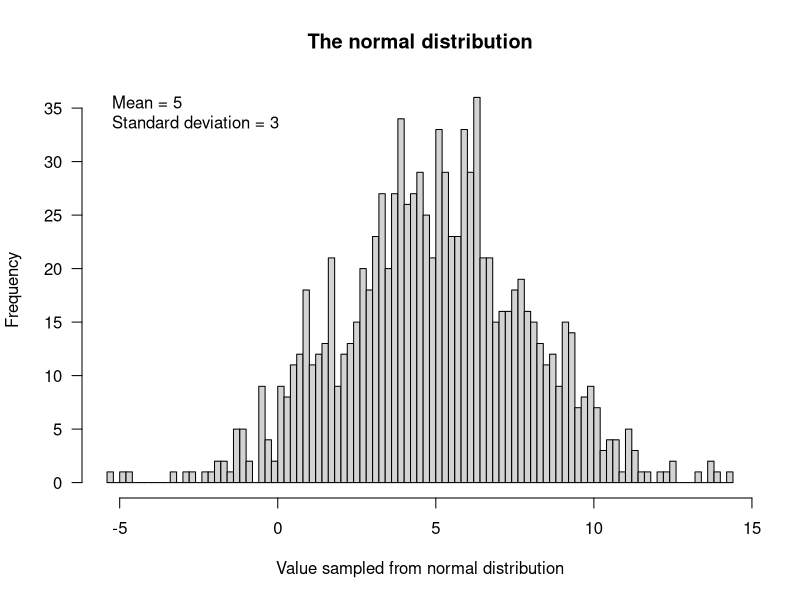
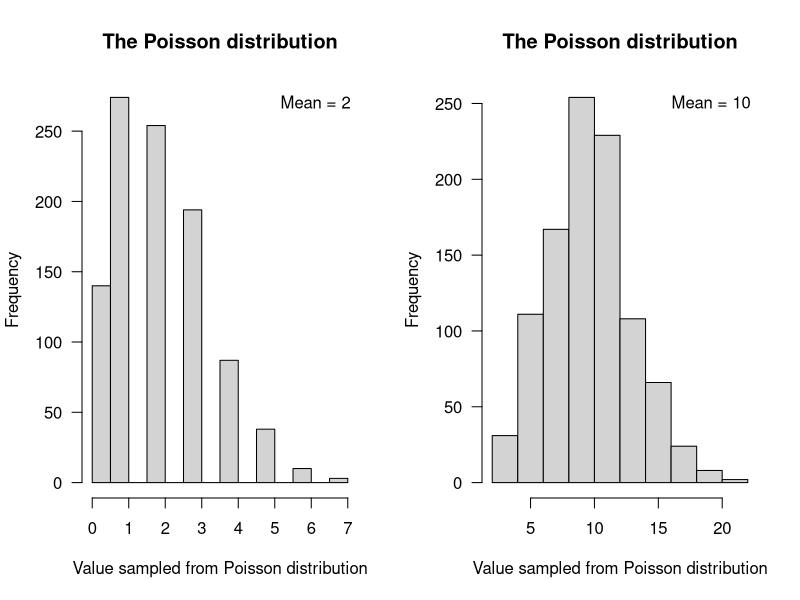
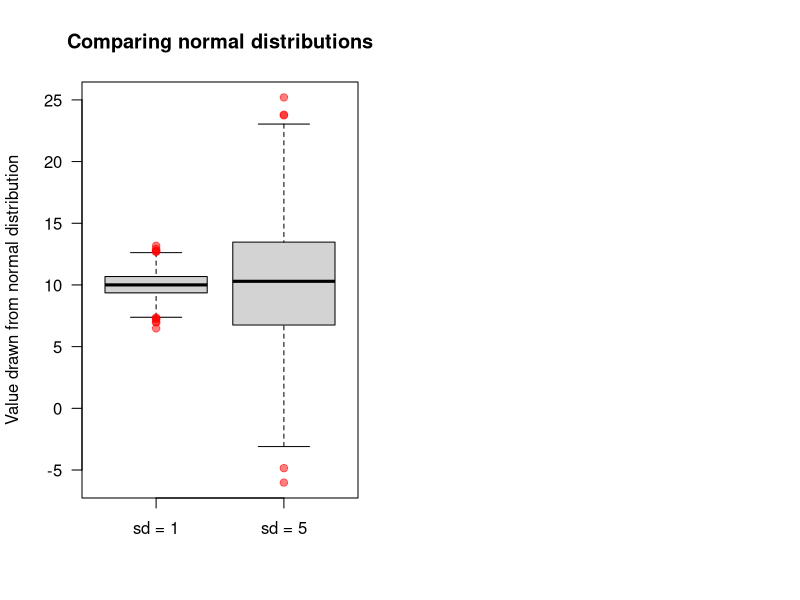

The R script that drew these images, in order:
## ---- chunk 1
knitr::opts_chunk$set(echo = TRUE)
## ---- chunk 2
hist(rnorm(n=1000, mean=5, sd=3), 
     main="The normal distribution",
     xlab="Value sampled from normal distribution",
     las=1, breaks=100)
legend("topleft", legend=c("Mean = 5", "Standard deviation = 3"), bty="n")
## ---- chunk 3
par(mfrow=c(1,2))
hist(rpois(n=1000, lambda=2), 
     main="The Poisson distribution",
     xlab="Value sampled from Poisson distribution",
     las=1)
legend("topright", legend=c("Mean = 2"), bty="n")
hist(rpois(n=1000, lambda=10), 
     main="The Poisson distribution",
     xlab="Value sampled from Poisson distribution",
     las=1)
legend("topright", legend=c("Mean = 10"), bty="n")
## ---- chunk 4
boxplot(rnorm(n=1000, mean=10, sd=1), rnorm(n=1000, mean=10, sd=5), 
        names=c("sd = 1", "sd = 5"), 
        ylab="Value drawn from normal distribution",
        main="Comparing normal distributions", las=1,
        pch=19, outcol=rgb(1,0,0, 0.5))
